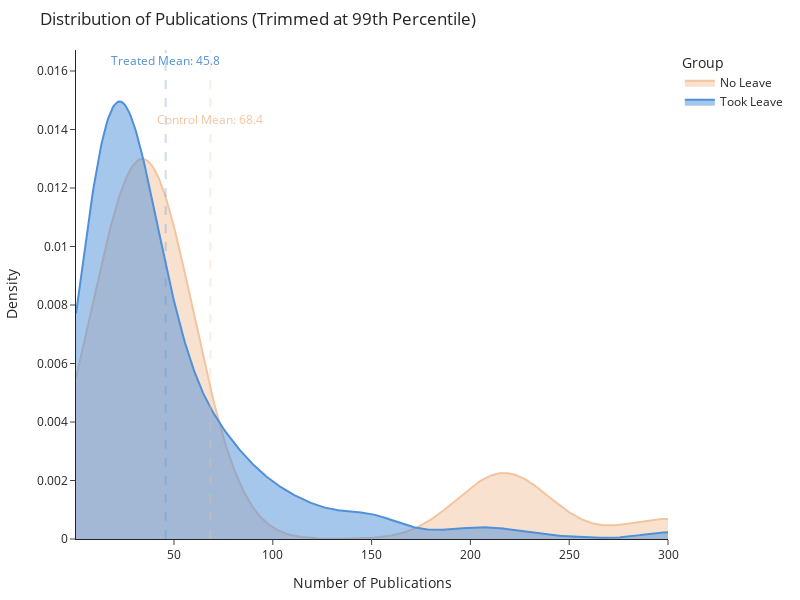

Write notebook code for a chart like this one.
### Code cell
import plotly.graph_objects as go
import numpy as np
from scipy.stats import gaussian_kde

# Extract data
treated = matched_df_trimmed[matched_df_trimmed['TookLeave'] == 1]['NumPublications']
control = matched_df_trimmed[matched_df_trimmed['TookLeave'] == 0]['NumPublications']

# Compute KDEs
kde_treated = gaussian_kde(treated)
kde_control = gaussian_kde(control)

# Define shared x-range
x_vals = np.linspace(
    min(matched_df_trimmed['NumPublications']),
    max(matched_df_trimmed['NumPublications']),
    500
)

# Create traces
fig = go.Figure()

# Control group density
fig.add_trace(go.Scatter(
    x=x_vals,
    y=kde_control(x_vals),
    mode='lines',
    name='No Leave',
    fill='tozeroy',
    line=dict(color='#F4C49F')
))

# Treated group density
fig.add_trace(go.Scatter(
    x=x_vals,
    y=kde_treated(x_vals),
    mode='lines',
    name='Took Leave',
    fill='tozeroy',
    line=dict(color='#4F90D9')
))

# Add vertical lines for means
control_mean = control.mean()
treated_mean = treated.mean()

fig.add_vline(
    x=control_mean,
    line_dash="dash",
    line_color="#F4C49F",
    line_width=2,
)

fig.add_vline(
    x=treated_mean,
    line_dash="dash",
    line_color="#4F90D9",
    line_width=2,
)

# Add annotations at different heights
fig.add_annotation(
    x=control_mean,
    y=0.014,  # adjust based on plot height
    text=f"Control Mean: {control_mean:.1f}",
    showarrow=False,
    font=dict(color="#F4C49F"),
    yanchor="bottom"
)

fig.add_annotation(
    x=treated_mean,
    y=0.016,  # slightly higher than control
    text=f"Treated Mean: {treated_mean:.1f}",
    showarrow=False,
    font=dict(color="#4F90D9"),
    yanchor="bottom"
)

# Layout
fig.update_layout(
    title="Distribution of Publications (Trimmed at 99th Percentile)",
    xaxis_title="Number of Publications",
    yaxis_title="Density",
    legend_title_text="Group",
    template="simple_white",
    width=800,
    height=600,
    margin=dict(l=50, r=50, t=50, b=50)
)

fig.show()

fig.write_html("H1_dist_plot.html", include_plotlyjs="cdn", full_html=False)

### Figure 1 — Plotly figure (JSON) as saved in the notebook; plotly's stock layout.template omitted (floating-point values rounded to 4 significant figures; data arrays with more than 128 entries replaced by an {"elided": "..."} marker saying what was removed)
{"data": [{"fill": "tozeroy", "line": {"color": "#F4C49F"}, "mode": "lines", "name": "No Leave", "type": "scatter", "x": {"elided": "500 float values"}, "y": {"elided": "500 float values"}}, {"fill": "tozeroy", "line": {"color": "#4F90D9"}, "mode": "lines", "name": "Took Leave", "type": "scatter", "x": {"elided": "500 float values"}, "y": {"elided": "500 float values"}}], "layout": {"annotations": [{"font": {"color": "#F4C49F"}, "showarrow": false, "text": "Control Mean: 68.4", "x": 68.42, "y": 0.014, "yanchor": "bottom"}, {"font": {"color": "#4F90D9"}, "showarrow": false, "text": "Treated Mean: 45.8", "x": 45.79, "y": 0.016, "yanchor": "bottom"}], "height": 600, "legend": {"title": {"text": "Group"}}, "margin": {"b": 50, "l": 50, "r": 50, "t": 50}, "shapes": [{"line": {"color": "#F4C49F", "dash": "dash", "width": 2}, "type": "line", "x0": 68.42, "x1": 68.42, "xref": "x", "y0": 0, "y1": 1, "yref": "y domain"}, {"line": {"color": "#4F90D9", "dash": "dash", "width": 2}, "type": "line", "x0": 45.79, "x1": 45.79, "xref": "x", "y0": 0, "y1": 1, "yref": "y domain"}], "title": {"text": "Distribution of Publications (Trimmed at 99th Percentile)"}, "width": 800, "xaxis": {"title": {"text": "Number of Publications"}}, "yaxis": {"title": {"text": "Density"}}}}
